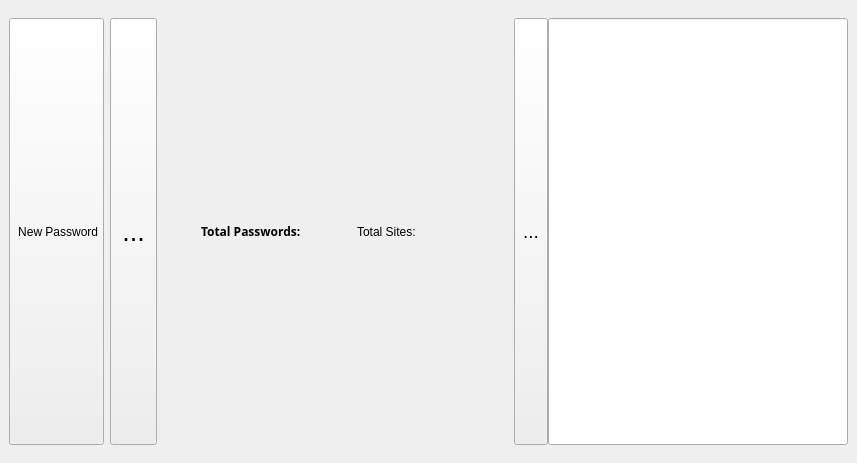
<?xml version="1.0" encoding="UTF-8"?>
<ui version="4.0">
 <class>PasswordTableWidget</class>
 <widget class="QWidget" name="PasswordTableWidget">
  <property name="geometry">
   <rect>
    <x>0</x>
    <y>0</y>
    <width>857</width>
    <height>463</height>
   </rect>
  </property>
  <property name="windowTitle">
   <string>Form</string>
  </property>
  <layout class="QHBoxLayout" name="horizontalLayout">
   <property name="spacing">
    <number>0</number>
   </property>
   <property name="leftMargin">
    <number>0</number>
   </property>
   <property name="topMargin">
    <number>0</number>
   </property>
   <property name="rightMargin">
    <number>0</number>
   </property>
   <property name="bottomMargin">
    <number>0</number>
   </property>
   <item>
    <widget class="QWidget" name="firstWidget" native="true">
     <layout class="QVBoxLayout" name="verticalLayout_6">
      <item>
       <widget class="QWidget" name="totalInfoWidget" native="true">
        <property name="minimumSize">
         <size>
          <width>0</width>
          <height>40</height>
         </size>
        </property>
        <property name="font">
         <font>
          <pointsize>20</pointsize>
         </font>
        </property>
        <layout class="QHBoxLayout" name="horizontalLayout_4">
         <property name="leftMargin">
          <number>0</number>
         </property>
         <property name="rightMargin">
          <number>0</number>
         </property>
         <item>
          <widget class="QWidget" name="createNewWidget" native="true">
           <property name="sizePolicy">
            <sizepolicy hsizetype="Preferred" vsizetype="Preferred">
             <horstretch>0</horstretch>
             <verstretch>0</verstretch>
            </sizepolicy>
           </property>
           <property name="minimumSize">
            <size>
             <width>70</width>
             <height>0</height>
            </size>
           </property>
           <layout class="QHBoxLayout" name="horizontalLayout_8">
            <property name="leftMargin">
             <number>0</number>
            </property>
            <property name="topMargin">
             <number>0</number>
            </property>
            <property name="rightMargin">
             <number>0</number>
            </property>
            <property name="bottomMargin">
             <number>0</number>
            </property>
            <item>
             <widget class="QToolButton" name="newPasswords">
              <property name="sizePolicy">
               <sizepolicy hsizetype="Preferred" vsizetype="Preferred">
                <horstretch>0</horstretch>
                <verstretch>0</verstretch>
               </sizepolicy>
              </property>
              <property name="font">
               <font>
                <pointsize>9</pointsize>
               </font>
              </property>
              <property name="text">
               <string> New Password</string>
              </property>
              <property name="icon">
               <iconset resource="../icons.qrc">
                <normaloff>:/icons/plus1.png</normaloff>:/icons/plus1.png</iconset>
              </property>
              <property name="iconSize">
               <size>
                <width>30</width>
                <height>30</height>
               </size>
              </property>
              <property name="toolButtonStyle">
               <enum>Qt::ToolButtonTextBesideIcon</enum>
              </property>
              <property name="class" stdset="0">
               <string>NewPassword</string>
              </property>
             </widget>
            </item>
            <item>
             <widget class="QToolButton" name="toolButton">
              <property name="sizePolicy">
               <sizepolicy hsizetype="Preferred" vsizetype="Preferred">
                <horstretch>0</horstretch>
                <verstretch>0</verstretch>
               </sizepolicy>
              </property>
              <property name="text">
               <string>...</string>
              </property>
             </widget>
            </item>
           </layout>
          </widget>
         </item>
         <item>
          <spacer name="horizontalSpacer_2">
           <property name="orientation">
            <enum>Qt::Horizontal</enum>
           </property>
           <property name="sizeHint" stdset="0">
            <size>
             <width>40</width>
             <height>20</height>
            </size>
           </property>
          </spacer>
         </item>
         <item>
          <widget class="QWidget" name="totalPasswordsWidget" native="true">
           <layout class="QHBoxLayout" name="horizontalLayout_5">
            <property name="leftMargin">
             <number>0</number>
            </property>
            <property name="rightMargin">
             <number>0</number>
            </property>
            <item>
             <widget class="QLabel" name="totalPasswordsFixedLabel">
              <property name="font">
               <font>
                <family>Lucida Bright</family>
                <pointsize>9</pointsize>
                <weight>75</weight>
                <bold>true</bold>
               </font>
              </property>
              <property name="text">
               <string>Total Passwords:</string>
              </property>
              <property name="class" stdset="0">
               <string>FixedLabels</string>
              </property>
             </widget>
            </item>
            <item>
             <widget class="QLabel" name="totalPasswordsLabel">
              <property name="font">
               <font>
                <pointsize>9</pointsize>
               </font>
              </property>
              <property name="text">
               <string/>
              </property>
              <property name="class" stdset="0">
               <string>FixedLabels</string>
              </property>
             </widget>
            </item>
           </layout>
          </widget>
         </item>
         <item>
          <spacer name="horizontalSpacer_5">
           <property name="orientation">
            <enum>Qt::Horizontal</enum>
           </property>
           <property name="sizeHint" stdset="0">
            <size>
             <width>40</width>
             <height>20</height>
            </size>
           </property>
          </spacer>
         </item>
         <item>
          <widget class="QWidget" name="totalSitesWidget" native="true">
           <layout class="QHBoxLayout" name="horizontalLayout_6">
            <property name="leftMargin">
             <number>0</number>
            </property>
            <property name="rightMargin">
             <number>0</number>
            </property>
            <item>
             <widget class="QLabel" name="totalSitesFixedLabel">
              <property name="font">
               <font>
                <pointsize>9</pointsize>
               </font>
              </property>
              <property name="text">
               <string>Total Sites:</string>
              </property>
              <property name="class" stdset="0">
               <string>FixedLabels</string>
              </property>
             </widget>
            </item>
            <item>
             <widget class="QLabel" name="totalSitesLabel">
              <property name="font">
               <font>
                <pointsize>9</pointsize>
               </font>
              </property>
              <property name="text">
               <string/>
              </property>
              <property name="class" stdset="0">
               <string>FixedLabels</string>
              </property>
             </widget>
            </item>
           </layout>
          </widget>
         </item>
         <item>
          <spacer name="horizontalSpacer_3">
           <property name="orientation">
            <enum>Qt::Horizontal</enum>
           </property>
           <property name="sizeHint" stdset="0">
            <size>
             <width>40</width>
             <height>20</height>
            </size>
           </property>
          </spacer>
         </item>
         <item>
          <widget class="QWidget" name="searchWidget" native="true">
           <property name="minimumSize">
            <size>
             <width>20</width>
             <height>0</height>
            </size>
           </property>
           <layout class="QHBoxLayout" name="horizontalLayout_7">
            <property name="spacing">
             <number>0</number>
            </property>
            <property name="leftMargin">
             <number>4</number>
            </property>
            <property name="topMargin">
             <number>0</number>
            </property>
            <property name="rightMargin">
             <number>0</number>
            </property>
            <property name="bottomMargin">
             <number>0</number>
            </property>
            <item>
             <spacer name="horizontalSpacer_4">
              <property name="orientation">
               <enum>Qt::Horizontal</enum>
              </property>
              <property name="sizeHint" stdset="0">
               <size>
                <width>40</width>
                <height>20</height>
               </size>
              </property>
             </spacer>
            </item>
            <item>
             <widget class="QToolButton" name="searchToolButton">
              <property name="sizePolicy">
               <sizepolicy hsizetype="Preferred" vsizetype="Preferred">
                <horstretch>0</horstretch>
                <verstretch>0</verstretch>
               </sizepolicy>
              </property>
              <property name="maximumSize">
               <size>
                <width>16777215</width>
                <height>16777215</height>
               </size>
              </property>
              <property name="font">
               <font>
                <pointsize>14</pointsize>
               </font>
              </property>
              <property name="text">
               <string>...</string>
              </property>
              <property name="icon">
               <iconset resource="../icons.qrc">
                <normaloff>:/icons/585e4ae1cb11b227491c3393.png</normaloff>:/icons/585e4ae1cb11b227491c3393.png</iconset>
              </property>
              <property name="iconSize">
               <size>
                <width>20</width>
                <height>20</height>
               </size>
              </property>
              <property name="class" stdset="0">
               <string>searchIcon</string>
              </property>
             </widget>
            </item>
            <item>
             <widget class="QLineEdit" name="searchLineEdit">
              <property name="sizePolicy">
               <sizepolicy hsizetype="Preferred" vsizetype="Preferred">
                <horstretch>0</horstretch>
                <verstretch>0</verstretch>
               </sizepolicy>
              </property>
              <property name="minimumSize">
               <size>
                <width>300</width>
                <height>40</height>
               </size>
              </property>
              <property name="maximumSize">
               <size>
                <width>16777215</width>
                <height>16777215</height>
               </size>
              </property>
              <property name="font">
               <font>
                <pointsize>10</pointsize>
               </font>
              </property>
              <property name="inputMask">
               <string/>
              </property>
              <property name="text">
               <string/>
              </property>
              <property name="class" stdset="0">
               <string>searchLineEdit</string>
              </property>
             </widget>
            </item>
           </layout>
          </widget>
         </item>
        </layout>
       </widget>
      </item>
     </layout>
    </widget>
   </item>
  </layout>
 </widget>
 <resources>
  <include location="../icons.qrc"/>
 </resources>
 <connections/>
</ui>
